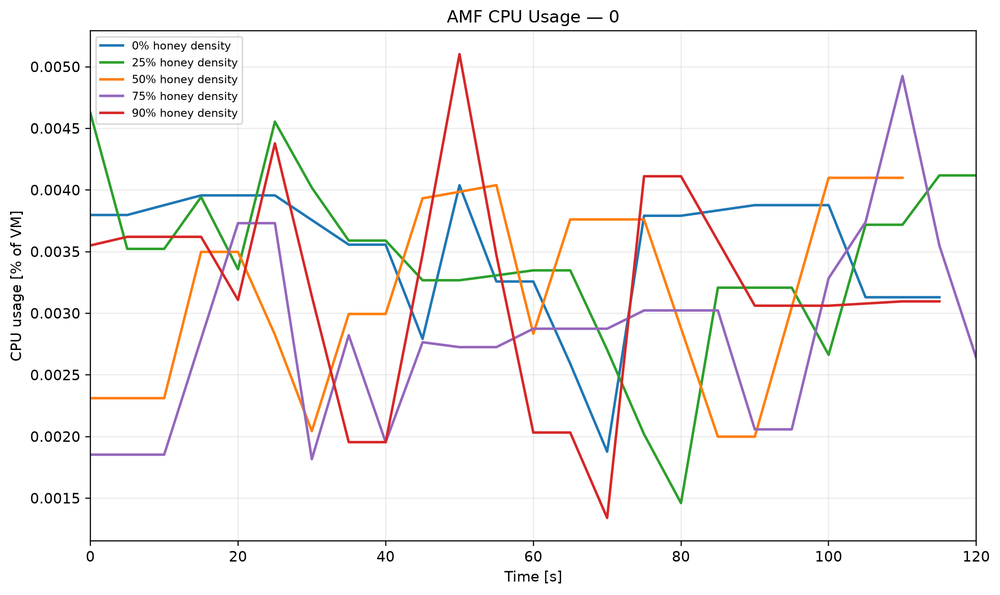
#> input picture experiments/analysis-baseline/with0-plots-good-percentage/0/amf_cpu.png, 1000 x 595 px, shrunk from 2180 x 1297 before the run; its folder holds 4 pictures in this run
$ python combine_plots.py --root with0-plots-good-percentage/0
#> lines starting #> are read from the running program, lines starting #| are printed output that depends on the picture
#!/usr/bin/env python3

from pathlib import Path
import math
import matplotlib.pyplot as plt
import matplotlib.image as mpimg
import argparse

#BASE = Path("./experiments/analysis-ditg/plots")

parser = argparse.ArgumentParser()
parser.add_argument(
    "--root",
    required=True,
    help="Root directory containing the workload plot folders",
)
args = parser.parse_args()

BASE = Path(args.root)


WORKLOADS = ["0","10MB", "100MB", "1GB", "10GB"]

COLUMNS = 3

for workload in WORKLOADS:
    folder = BASE / workload

    if not folder.is_dir():
        print(f"Skipping {workload}: directory not found")
        continue

    images = sorted(folder.glob("*.png"))

    if not images:
        print(f"Skipping {workload}: no PNG files found")
        continue

    rows = math.ceil(len(images) / COLUMNS)

    fig, axes = plt.subplots(
        rows,
        COLUMNS,
        figsize=(18, 5.5 * rows)
    )

    # Make axes always iterable as a flat list
    axes = axes.flatten() if hasattr(axes, "flatten") else [axes]

    for ax, image_path in zip(axes, images):
        img = mpimg.imread(image_path)
#> img is the input picture: shape (595, 1000, 4) float32; mean R, G, B, A 0.968, 0.961, 0.959, 1
        ax.imshow(img)
        ax.set_title(image_path.stem, fontsize=10)
        ax.axis("off")

    # Hide unused cells
    for ax in axes[len(images):]:
        ax.axis("off")
#> this loop made 2 passes

    fig.suptitle(
        f"{workload} — Experiment Evaluation Plots",
        fontsize=18
    )

    plt.tight_layout(rect=[0, 0, 1, 0.97])

    output = BASE / f"{workload}_combined.png"

    fig.savefig(
        output,
        dpi=150,
        bbox_inches="tight"
    )
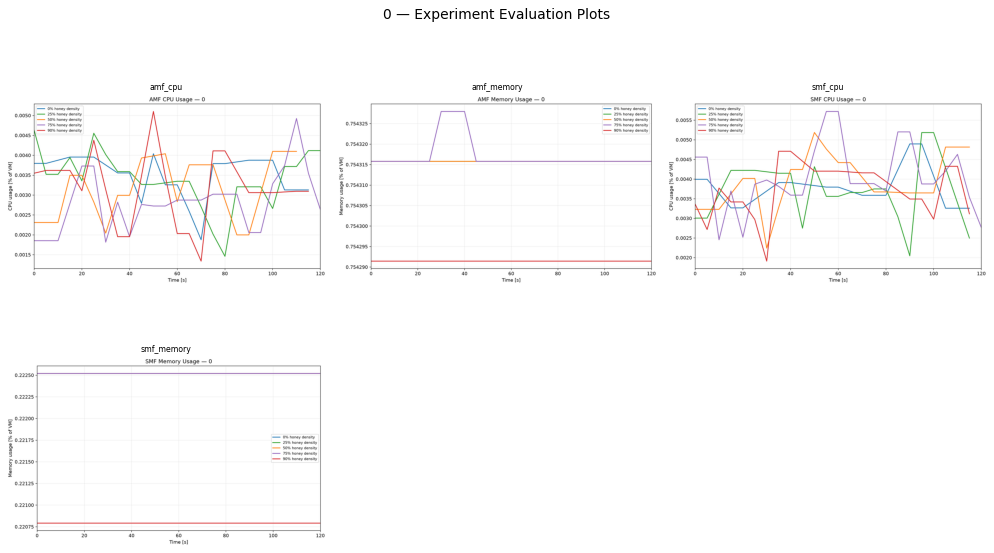
#> figure drawn by matplotlib, 4 panels

    plt.close(fig)

    print(
        f"{workload}: combined {len(images)} plots "
        f"into {rows}x{COLUMNS} -> {output}"
    )
